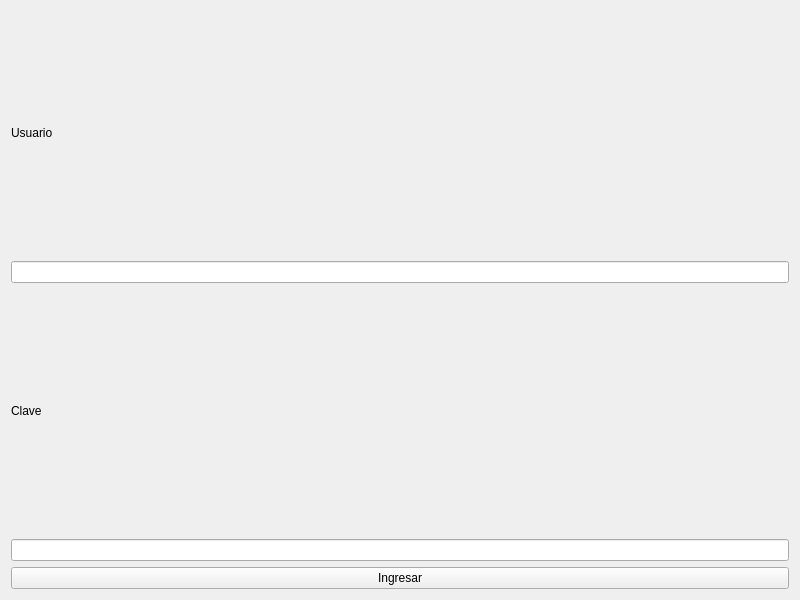
<?xml version="1.0" encoding="UTF-8"?>
<ui version="4.0">
 <class>Login</class>
 <widget class="QWidget" name="Login">
  <property name="geometry">
   <rect>
    <x>0</x>
    <y>0</y>
    <width>800</width>
    <height>600</height>
   </rect>
  </property>
  <property name="windowTitle">
   <string>Login</string>
  </property>
  <layout class="QGridLayout" name="gridLayout">
   <item row="0" column="0">
    <widget class="QLabel" name="label">
     <property name="text">
      <string>Usuario</string>
     </property>
    </widget>
   </item>
   <item row="1" column="0">
    <widget class="QLineEdit" name="lineEditUsuario"/>
   </item>
   <item row="2" column="0">
    <widget class="QLabel" name="label_2">
     <property name="text">
      <string>Clave</string>
     </property>
    </widget>
   </item>
   <item row="3" column="0">
    <widget class="QLineEdit" name="lineEditClave"/>
   </item>
   <item row="4" column="0">
    <widget class="QPushButton" name="pushButton">
     <property name="text">
      <string>Ingresar</string>
     </property>
    </widget>
   </item>
  </layout>
 </widget>
 <resources/>
 <connections/>
</ui>
